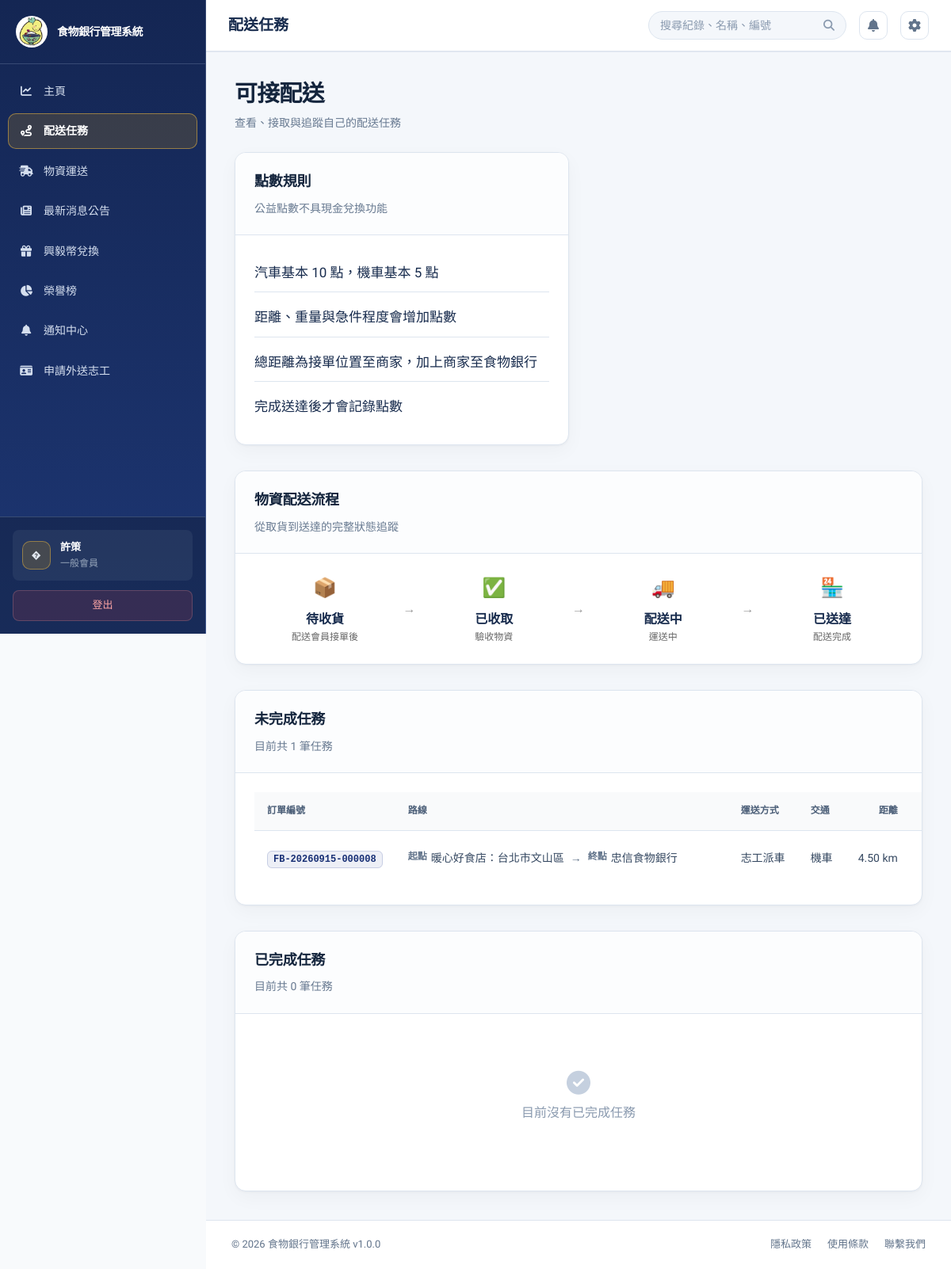
The page /?page=deliveries (signed in) on the database its author committed.
### tables this page shows
CREATE TABLE `users` (
  `user_id` int(11) NOT NULL,
  `username` varchar(50) NOT NULL,
  `password` varchar(255) NOT NULL,
  `email` varchar(100) NOT NULL,
  `full_name` varchar(100) NOT NULL,
  `phone` varchar(20) DEFAULT NULL,
  `role` enum('foodbank_staff','member') NOT NULL DEFAULT 'foodbank_staff',
  `member_type` enum('general','enterprise') NOT NULL DEFAULT 'general',
  `staff_type` enum('admin','clerk') DEFAULT NULL,
  `tax_id` varchar(8) DEFAULT NULL,
  `referral_source` varchar(50) DEFAULT NULL,
  `blacklisted_at` datetime DEFAULT NULL,
  `blacklist_reason` varchar(255) DEFAULT NULL,
  `department` varchar(50) DEFAULT NULL,
  `status` enum('active','inactive','suspended') DEFAULT 'active',
  `created_at` timestamp NULL DEFAULT current_timestamp(),
  `updated_at` timestamp NULL DEFAULT current_timestamp() ON UPDATE current_timestamp(),
  `created_by` int(11) DEFAULT NULL,
  `phone_verified` tinyint(1) NOT NULL DEFAULT 0,
  `is_enterprise_verified` tinyint(1) DEFAULT 0,
  `enterprise_name` varchar(150) DEFAULT NULL,
  `enterprise_verified_at` datetime DEFAULT NULL
);

CREATE TABLE `deliveries` (
  `delivery_id` int(11) NOT NULL,
  `donation_id` int(11) DEFAULT NULL,
  `allocation_id` int(11) DEFAULT NULL,
  `delivery_method` enum('food_bank','volunteer') NOT NULL DEFAULT 'volunteer',
  `created_by` int(11) DEFAULT NULL,
  `volunteer_id` int(11) DEFAULT NULL,
  `vehicle_type` enum('car','motorcycle') NOT NULL,
  `total_distance_km` decimal(8,2) NOT NULL DEFAULT 0.00,
  `weight_kg` decimal(8,2) NOT NULL DEFAULT 0.00,
  `urgency` enum('normal','priority','urgent') NOT NULL DEFAULT 'normal',
  `points` int(11) NOT NULL DEFAULT 0,
  `pickup_address` varchar(255) NOT NULL,
  `delivery_address` varchar(255) NOT NULL,
  `status` enum('open','claimed','picked_up','delivered','exception','cancelled') NOT NULL DEFAULT 'open',
  `exception_notes` text DEFAULT NULL,
  `exception_response` text DEFAULT NULL,
  `exception_resolved_at` datetime DEFAULT NULL,
  `exception_resolved_by` int(11) DEFAULT NULL,
  `delivered_at` datetime DEFAULT NULL,
  `created_at` timestamp NULL DEFAULT current_timestamp(),
  `updated_at` timestamp NULL DEFAULT current_timestamp() ON UPDATE current_timestamp(),
  `pickup_confirmed_at` datetime DEFAULT NULL,
  `pickup_photo_path` varchar(255) DEFAULT NULL,
  `estimated_arrival_start` datetime DEFAULT NULL,
  `estimated_arrival_end` datetime DEFAULT NULL,
  `overdue_notified_at` datetime DEFAULT NULL,
  `item_category` varchar(50) DEFAULT NULL,
  `item_description` text DEFAULT NULL,
  `received_location` varchar(100) DEFAULT NULL
);

CREATE TABLE `donations` (
  `donation_id` int(11) NOT NULL,
  `order_number` varchar(30) DEFAULT NULL,
  `donor_id` int(11) DEFAULT NULL,
  `donor_name` varchar(100) NOT NULL,
  `donation_type` enum('food','supplies','money','other') NOT NULL,
  `quantity` decimal(10,2) DEFAULT NULL,
  `unit` varchar(20) DEFAULT NULL,
  `donation_date` datetime NOT NULL,
  `received_by` int(11) DEFAULT NULL,
  `status` enum('received','pending','assessed','approved','rejected','published','archived') DEFAULT 'pending',
  `evaluation_status` enum('pending','approved_volunteer','approved_self_delivery','published','rejected') DEFAULT 'pending',
  `delivery_method` enum('volunteer_assist','self_delivery') DEFAULT 'volunteer_assist',
  `approval_notes` text DEFAULT NULL,
  `approved_at` datetime DEFAULT NULL,
  `approved_by` int(11) DEFAULT NULL,
  `rejection_reason` text DEFAULT NULL,
  `rejected_at` datetime DEFAULT NULL,
  `published_at` datetime DEFAULT NULL,
  `current_status` enum('waiting_pickup','volunteer_received','in_transit','at_foodbank','inspection_complete') DEFAULT 'waiting_pickup',
  `status_updated_at` datetime DEFAULT NULL,
  `split_count` int(11) DEFAULT 1,
  `notes` text DEFAULT NULL,
  `created_at` timestamp NULL DEFAULT current_timestamp(),
  `updated_at` timestamp NULL DEFAULT current_timestamp() ON UPDATE current_timestamp(),
  `item_name` varchar(100) DEFAULT NULL,
  `weight_kg` decimal(10,2) DEFAULT NULL,
  `size_description` varchar(100) DEFAULT NULL,
  `expiry_date` date DEFAULT NULL,
  `pickup_deadline` datetime DEFAULT NULL,
  `delivery_option` enum('food_bank_pickup','volunteer_delivery') NOT NULL DEFAULT 'volunteer_delivery',
  `vehicle_type` enum('car','motorcycle','none') DEFAULT 'none',
  `photo_path` varchar(255) DEFAULT NULL,
  `evaluation_notes` text DEFAULT NULL,
  `need_inspection` tinyint(1) DEFAULT 1,
  `inspection_notes` text DEFAULT NULL,
  `donor_address` varchar(255) DEFAULT NULL,
  `reward_options` text DEFAULT NULL,
  `delivery_date` date DEFAULT NULL,
  `delivery_time` time DEFAULT NULL,
  `delivery_address` varchar(255) DEFAULT NULL,
  `estimated_distance_km` decimal(8,2) DEFAULT NULL,
  `estimated_duration_minutes` smallint(5) UNSIGNED DEFAULT NULL,
  `beneficiary_id` int(11) DEFAULT NULL,
  `dispatch_contact_name` varchar(100) DEFAULT NULL,
  `dispatch_contact_phone` varchar(30) DEFAULT NULL,
  `dispatch_vehicle_info` varchar(150) DEFAULT NULL
);

### public/index.php (the view, shortened to what the rows shown need)
<?php
require_once BASE_PATH . '/config/database.php';
$connection = $db->getConnection();
$demoPasswordHashes = [
    'manager' => '866485796cfa8d7c0cf7111640205b83076433547577511d81f8030ae99ecea5',
    'staff' => '10176e7b7b24d317acfcf8d2064cfd2f24e154f7b5a96603077d5ef813d6a6b6',
];
foreach ($demoPasswordHashes as $demoUsername => $demoPasswordHash) {
    $demoUsernameEscaped = $connection->real_escape_string($demoUsername);
    $connection->query(
        "UPDATE users SET password = '{$demoPasswordHash}' WHERE username = '{$demoUsernameEscaped}' AND CHAR_LENGTH(password) <> 60 AND CHAR_LENGTH(password) <> 64"
    );
}
$connection->query(
    "UPDATE users SET full_name = CASE username
        WHEN 'official' THEN '食物銀行官方人員'
        WHEN 'manager' THEN '忠信食物銀行'
        WHEN 'staff' THEN '食物銀行官方人員'
        WHEN 'volunteer' THEN '忠信GO RIDER'
        WHEN 'donor' THEN '捐贈剩食店家'
        ELSE full_name
    END
    WHERE username IN ('official', 'manager', 'staff', 'volunteer', 'donor')
      AND (full_name LIKE '%?%' OR full_name = '')"
);
if (!empty($_SESSION['user']['username'])) {
    $sessionUsername = $connection->real_escape_string($_SESSION['user']['username']);
    $sessionUserResult = $connection->query("SELECT user_id, username, full_name, role, member_type, staff_type, enterprise_name, status, email, phone, phone_verified FROM users WHERE username = '{$sessionUsername}' LIMIT 1");
}
$currentUser = $_SESSION['user'];
require_once BASE_PATH . '/src/services/AuthService.php';
$authService = AuthService::forCurrentUser($currentUser);
require_once BASE_PATH . '/src/models/NotificationModel.php';
$notificationModel = new NotificationModel();
$latestNotificationId = $notificationModel->getLatestIdForUser((int) $currentUser['user_id']);
$role = $currentUser['role'];
$memberType = $currentUser['member_type'] ?? null;
$roleLabels = [
    'foodbank_staff' => ($currentUser['staff_type'] ?? null) === 'clerk' ? '食物銀行行政人員' : '忠信食物銀行',
    'member' => $memberType === 'enterprise' ? '企業會員' : ($memberType === 'general' ? '一般會員' : '會員'),
];
$page = isset($_GET['page']) ? trim($_GET['page']) : 'dashboard';
$page = basename($page);
$menu_items = [
    'dashboard' => ['label' => '主頁', 'icon' => 'fa-solid fa-chart-line'],
    'order_tracking' => ['label' => '訂單追蹤', 'icon' => 'fa-solid fa-list-check'],
    'deliveries' => ['label' => '配送任務', 'icon' => 'fa-solid fa-route'],
    'material_transport' => ['label' => '物資運送', 'icon' => 'fa-solid fa-truck-fast'],
    'news' => ['label' => '最新消息公告', 'icon' => 'fa-solid fa-newspaper'],
    'inventory' => ['label' => '物資盤點', 'icon' => 'fa-solid fa-boxes-stacked'],
    'item_categories' => ['label' => '物資分類', 'icon' => 'fa-solid fa-layer-group'],
    'rewards' => ['label' => '興毅幣兌換', 'icon' => 'fa-solid fa-gift'],
    'carbon_report' => ['label' => '永續報告', 'icon' => 'fa-solid fa-leaf'],
    'reports' => ['label' => '數據分析', 'icon' => 'fa-solid fa-chart-pie'],
    'notifications' => ['label' => '通知中心', 'icon' => 'fa-solid fa-bell'],
    'donation_materials' => ['label' => '物資捐贈', 'icon' => 'fa-solid fa-box-open'],
    'donation_materials_review' => ['label' => '物資捐贈審查', 'icon' => 'fa-solid fa-clipboard-check'],
    'settings' => ['label' => '設置', 'icon' => 'fa-solid fa-gear'],
    'users' => ['label' => '帳號審核', 'icon' => 'fa-solid fa-user-check'],
    'volunteer_management' => ['label' => '一般會員管理', 'icon' => 'fa-solid fa-people-group'],
    'rider_application' => ['label' => '申請外送志工', 'icon' => 'fa-solid fa-id-card'],
    'rider_review' => ['label' => '外送志工審核', 'icon' => 'fa-solid fa-user-shield'],
];
$routablePages = array_merge(array_keys($menu_items), ['certificate', 'activity_certificate']);
$allowedPages = array_values(array_filter($routablePages, function ($slug) use ($authService) {
    return $authService->can('page.' . $slug);
}));
?>
<!DOCTYPE html>
<html lang="zh-TW">
<head>
    <link href="https://cdnjs.cloudflare.com/ajax/libs/font-awesome/6.4.0/css/all.min.css" rel="stylesheet">
    <link rel="stylesheet" href="assets/css/style.css?v=<?php echo filemtime(__DIR__ . '/assets/css/style.css'); ?>">
</head>
<body data-notification-poll-url="?action=notifications_poll" data-notification-last-id="<?php echo (int) $latestNotificationId; ?>">
    <div class="app-wrapper">
        <aside class="sidebar">
            <nav class="sidebar-nav">
                <?php foreach ($menu_items as $key => $item):
                    if (!in_array($key, $allowedPages, true)) {
                        continue;
                    }
                    $is_active = ($page === $key) ? 'active' : '';
                    $icon = $item['icon'];
                    $label = ($key === 'reports' && $role === 'member') ? '榮譽榜' : $item['label'];
                    ?>
                    <a href="?page=<?php echo $key; ?>" class="nav-item <?php echo $is_active; ?>" title="<?php echo $label; ?>">
                        <span class="nav-icon"><i class="<?php echo $icon; ?>"></i></span>
                        <span class="nav-label"><?php echo $label; ?></span>
                    </a>
                <?php endforeach; ?>
            </nav>
            <div class="sidebar-footer">
                <div class="user-profile">
                    <div class="avatar"><?php echo htmlspecialchars(strtoupper(substr($currentUser['full_name'], 0, 2))); ?></div>
                    <div class="user-info">
                        <div class="user-name"><?php echo htmlspecialchars($currentUser['full_name']); ?></div>
                        <div class="user-role"><?php echo htmlspecialchars($roleLabels[$role] ?? $role); ?></div>
                    </div>
                </div>
            </div>
        </aside>
        <div class="main-container">
            <main class="page-content">
                <div class="content-shell">
                    <?php
                    $view_file = BASE_PATH . '/src/views/' . $page . '.php';
                    if (file_exists($view_file)) {
                        include $view_file;
                    }
                    ?>
                </div>
            </main>
        </div>
    </div>
</body>
</html>

### src/views/deliveries.php (shortened to what the rows shown need)
<?php
require_once BASE_PATH . '/src/models/DeliveryModel.php';
$deliveryModel = new DeliveryModel();
$currentRole = $currentUser['role'] ?? 'volunteer';
$memberType = $currentUser['member_type'] ?? null;
$currentUserId = (int) ($currentUser['user_id'] ?? 0);
$isOfficial = $currentRole === 'foodbank_staff';
$isVolunteer = $currentRole === 'member' && $memberType === 'general' && $authService->can('rider.accept_task');
$deliveryModel->notifyOverdueDeliveries();
$deliveries = $deliveryModel->getAllDeliveries();
$completedDeliveries = array_filter($deliveries, static function ($delivery) use ($isOfficial, $currentUserId) {
    return $delivery['status'] === 'delivered'
        && ($isOfficial || (int) ($delivery['volunteer_id'] ?? 0) === $currentUserId);
});
$pendingDeliveries = array_filter($deliveries, static function ($delivery) {
    return $delivery['status'] !== 'delivered';
});
?>
<div class="view-header">
    <div>
        <h1 class="view-title"><?php echo $page === 'material_transport' ? '物資運送' : ($isVolunteer ? '可接配送' : '配送任務'); ?></h1>
    </div>
</div>
<div class="grid-2">
    <div class="card">
        <div class="card-header"><h2>點數規則</h2><p>公益點數不具現金兌換功能</p></div>
    </div>
</div>
<div class="card mt-32">
    <div class="card-header"><h2>物資配送流程</h2><p>從取貨到送達的完整狀態追蹤</p></div>
</div>
<div class="card mt-32">
    <div class="card-header"><h2>未完成任務</h2><p>目前共 <?php echo count($pendingDeliveries); ?> 筆任務</p></div>
    <div class="card-body deliveries-table-body">
        <?php if ($pendingDeliveries): ?>
            <table class="data-table deliveries-table"><thead><tr><th>訂單編號</th><th>路線</th><th>運送方式</th><th>交通</th><th>距離</th><th>重量</th><th>物資規格</th><th>任務類型</th><th>點數</th><th>狀態</th><th>異常回報</th><th>編輯配送任務</th></tr></thead><tbody>
            <?php foreach ($pendingDeliveries as $delivery): ?>
                <tr id="delivery-<?php echo (int) $delivery['delivery_id']; ?>">
                    <td><code><?php echo htmlspecialchars($delivery['order_number'] ?? '未關聯'); ?></code></td>
                    <td class="delivery-route-cell" title="<?php echo htmlspecialchars($delivery['pickup_address'] . ' → ' . $delivery['delivery_address'], ENT_QUOTES, 'UTF-8'); ?>">
                        <div class="delivery-route">
                            <span class="delivery-route-point"><strong>起點</strong><?php echo htmlspecialchars($delivery['pickup_address']); ?></span>
                            <span class="delivery-route-arrow" aria-hidden="true">→</span>
                            <span class="delivery-route-point"><strong>終點</strong><?php echo htmlspecialchars($delivery['delivery_address']); ?></span>
                        </div>
                    </td>
                    <td><?php echo ['food_bank' => '忠信派車', 'volunteer' => '志工派車', 'donor' => '忠信派車'][$delivery['delivery_method'] ?? 'volunteer']; ?></td>
                    <td><?php echo $delivery['vehicle_type'] === 'car' ? '汽車' : '機車'; ?></td>
                    <td><?php echo htmlspecialchars($delivery['total_distance_km']); ?> km</td>
                    <td><?php echo htmlspecialchars($delivery['weight_kg']); ?> kg</td>
                </tr>
            <?php endforeach; ?>
            </tbody></table>
        <?php else: ?><div class="empty-state"><i class="fas fa-route"></i><p>目前沒有未完成任務</p></div><?php endif; ?>
    </div>
</div>
<div class="card mt-32">
    <div class="card-header"><h2>已完成任務</h2><p>目前共 <?php echo count($completedDeliveries); ?> 筆任務</p></div>
</div>

### rows shown on the page
users: role "榮譽榜", full_name "�", full_name "許策", staff_type+member_type+role "一般會員"
deliveries: donation.order_number "FB-20260915-000008", pickup_address "暖心好食店：台北市文山區", delivery_address "忠信食物銀行", delivery_method "志工派車", vehicle_type "機車", total_distance_km "4.50"

### other values the page prints
APP_NAME "食物銀行管理系統"
$label "主頁"
$label "配送任務"
$label "物資運送"
$label "最新消息公告"
$label "興毅幣兌換"
$label "通知中心"
$label "申請外送志工"
$menu_items[$page]['label'] "配送任務"
count($pendingDeliveries) "1"
count($completedDeliveries) "0"
APP_VERSION "1.0.0"
